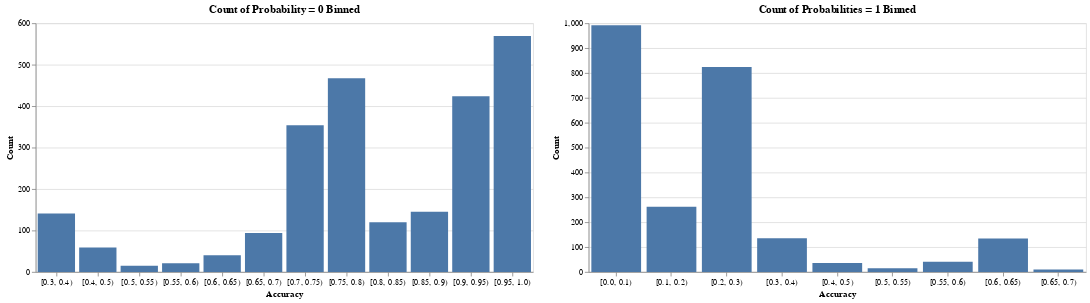

Notebook code for this chart:
### Code cell
prob0 = alt.Chart(best_preds_pd_df).mark_bar().encode(
    x=alt.X("prob0_bin", title="Accuracy", type="nominal", axis=alt.Axis(labelAngle=0)),
    y=alt.Y("count(*)", type="quantitative", title="Count")
).properties(
    title="Count of Probability = 0 Binned",
    width=600,
    height=300
)

prob1 = alt.Chart(best_preds_pd_df).mark_bar().encode(
    x=alt.X("prob1_bin", title="Accuracy", type="nominal", axis=alt.Axis(labelAngle=0)),
    y=alt.Y("count(*)", type="quantitative", title="Count")
).properties(
    title="Count of Probabilities = 1 Binned",
    width=600,
    height=300
)
(prob0 | prob1)

### Figure 1 — Vega-Lite specification as saved in the notebook (floating-point values rounded to 4 significant figures; data arrays with more than 128 entries replaced by an {"elided": "..."} marker saying what was removed)
{"config": {"view": {"continuousWidth": 300, "continuousHeight": 300}}, "hconcat": [{"mark": {"type": "bar"}, "encoding": {"x": {"axis": {"labelAngle": 0}, "field": "prob0_bin", "title": "Accuracy", "type": "nominal"}, "y": {"aggregate": "count", "field": "*", "title": "Count", "type": "quantitative"}}, "height": 300, "title": "Count of Probability = 0 Binned", "width": 600}, {"mark": {"type": "bar"}, "encoding": {"x": {"axis": {"labelAngle": 0}, "field": "prob1_bin", "title": "Accuracy", "type": "nominal"}, "y": {"aggregate": "count", "field": "*", "title": "Count", "type": "quantitative"}}, "height": 300, "title": "Count of Probabilities = 1 Binned", "width": 600}], "data": {"name": "data-cb509736e99f2a68c21cc15c391ad4bf"}, "$schema": "https://vega.github.io/schema/vega-lite/v5.20.1.json", "datasets": {"data-cb509736e99f2a68c21cc15c391ad4bf": {"elided": "2449 records"}}}
